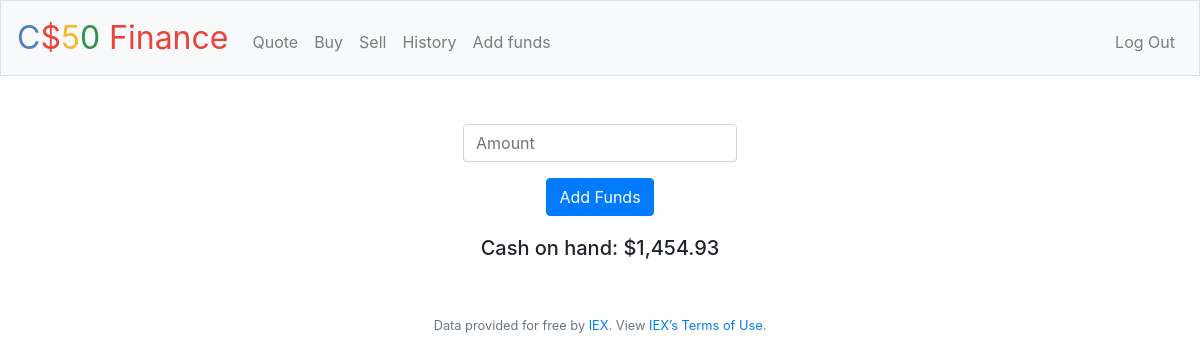
Before: /funds (signed in) with the older database file.
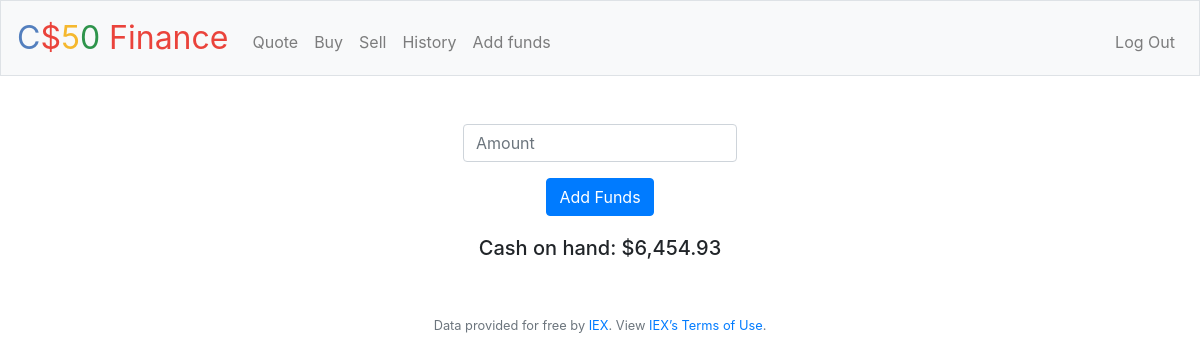
After: the same page with the newer database file.
### tables this page shows
CREATE TABLE users (id INTEGER, username TEXT NOT NULL, hash TEXT NOT NULL, cash NUMERIC NOT NULL DEFAULT 10000.00, PRIMARY KEY(id));

### application.py (the view, shortened to what this page needs)
@app.route("/funds", methods=["GET", "POST"])
@login_required
def add_funds():
    rows = db.execute("SELECT * FROM users WHERE id = ?", session['user_id'])
    cash = rows[0]['cash']
    if request.method == "GET":
        return render_template("add_funds.html", cash=cash)

### application.py (called while the page is built)
@app.after_request
def after_request(response):
    response.headers["Cache-Control"] = "no-cache, no-store, must-revalidate"
    response.headers["Expires"] = 0
    response.headers["Pragma"] = "no-cache"
    return response

### helpers.py (called while the page is built)
def login_required(f):
    @wraps(f)
    def decorated_function(*args, **kwargs):
        if session.get("user_id") is None:
            return redirect("/login")
        return f(*args, **kwargs)
    return decorated_function

def usd(value):
    return f"${value:,.2f}"

### templates/add_funds.html (shortened to what this page needs)
{% extends "layout.html" %}
{% block main %}
    <div class="section">
        <form action="/funds" method="post">
            <div class="form-group">
                <input autocomplete="off" class="form-control" name="funds" placeholder="Amount" type="text">
            </div>
            <button class="btn btn-primary" type="submit">Add Funds</button>
        </form>
    </div>
    <div>
        <h5>Cash on hand: {{ cash | usd }}</h5>
    </div>
{% endblock %}

Changed rows visible on the page:
changed users: cash "$1,454.93" → "$6,454.93"
